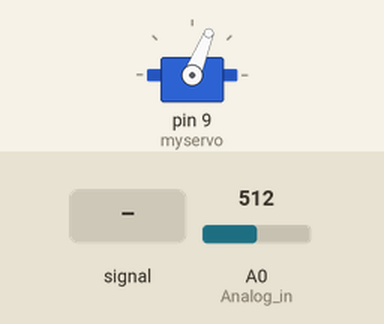
Bench run of a sketch on a simulated Arduino Uno, built with avr-gcc and run on an emulated ATmega328P. On the bench: servo. The inputs (shaded band) are chosen by the test bench; at power-on: A0 (Analog_in) = 512.

Above: at 1.2 s.
1.3 s: A0 (Analog_in) fed a 200 Hz sine of ±255 counts around its level
At 1.49 s:
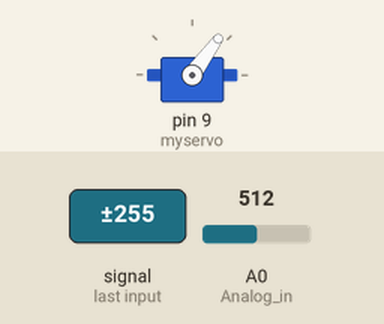
4.3 s: A0 (Analog_in) set to 716
5.8 s: A0 (Analog_in) set to 1023
At 6.5 s:
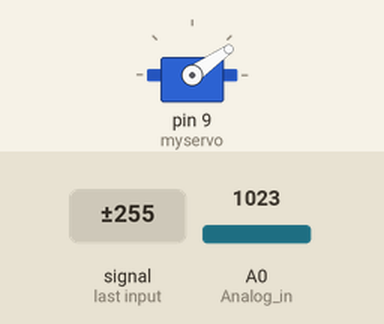
8.8 s: A0 (Analog_in) set to 958
10.3 s: A0 (Analog_in) set to 934
At 10.8 s:
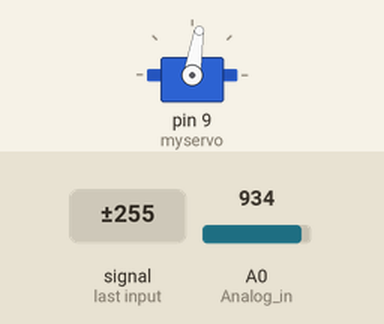
11.8 s: A0 (Analog_in) set to 511
At 12.6 s:
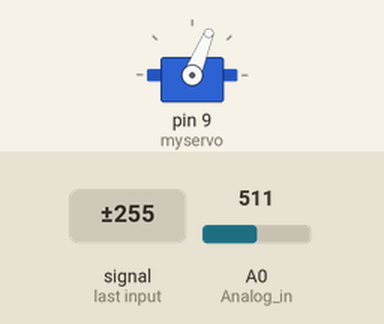
Timing chart, 0 to 14.3 s (numbered marks = the images above; inputs shaded):
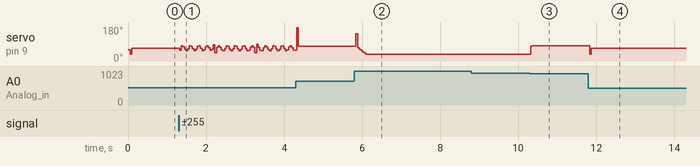

Measured:
- the behaviour switches between 950 and 949 on A0 (Analog_in) (found by bisection; images 2 and 3)
- after the input at 5.8 s, servo on pin 9 (myservo): 77° → 35° at once
- after the input at 8.8 s, every drawn part: stays the same
- after the input at 10.3 s, servo on pin 9 (myservo): 35° → 81° at once
- after the input at 11.8 s, servo on pin 9 (myservo): 81° → 68° at once

The sketch:

pid-controller.ino
```cpp
#include <Wire.h>
#include <Servo.h>

int Analog_in = A0;
Servo myservo;
float distance = 0;
float distance_previous_error, distance_error;
int period = 40;
float kp = 5.5;
float ki = 5;
float kd = 2500;
float distance_setpoint = 1.5;
float PID_p, PID_i, PID_d, PID_total;
unsigned long time;
int changer = 0;

void setup() {

  myservo.attach(9);
  myservo.write(60); // Write here the angle at which the platform lies flat
  pinMode(Analog_in, INPUT);

  time = millis();
}

void loop() {

  if (millis() > time + period) {

    time = millis();
    distance = get_dist(100);
    distance_error = distance_setpoint - distance;

    PID_p = kp * distance_error;
    float dist_difference = distance_error - distance_previous_error;
    PID_d = kd * (dist_difference / period);

    if (-3 < distance_error && distance_error < 3) {
      PID_i = PID_i + (ki * distance_error);
    } else {
      PID_i = 0;
    }

    PID_total = PID_p + PID_i + PID_d;
    PID_total = map(PID_total, -150, 150, 0, 150);

    // Precautions to prevent the servo from going to extreme angles
    if (PID_total < 20) {
      PID_total = 20;
    }
    if (PID_total > 160) {
      PID_total = 160;
    }

    myservo.write(PID_total + 15);
    distance_previous_error = distance_error;
  }
}

float get_dist(int n) {
  long sum = 0;
  for (int i = 0; i < n; i++) {
    sum += analogRead(Analog_in);
  }
  float adc = sum / n;
  float distance_cm = 17569.7 * pow(adc, -1.2062);
  return(distance_cm);
}
```
